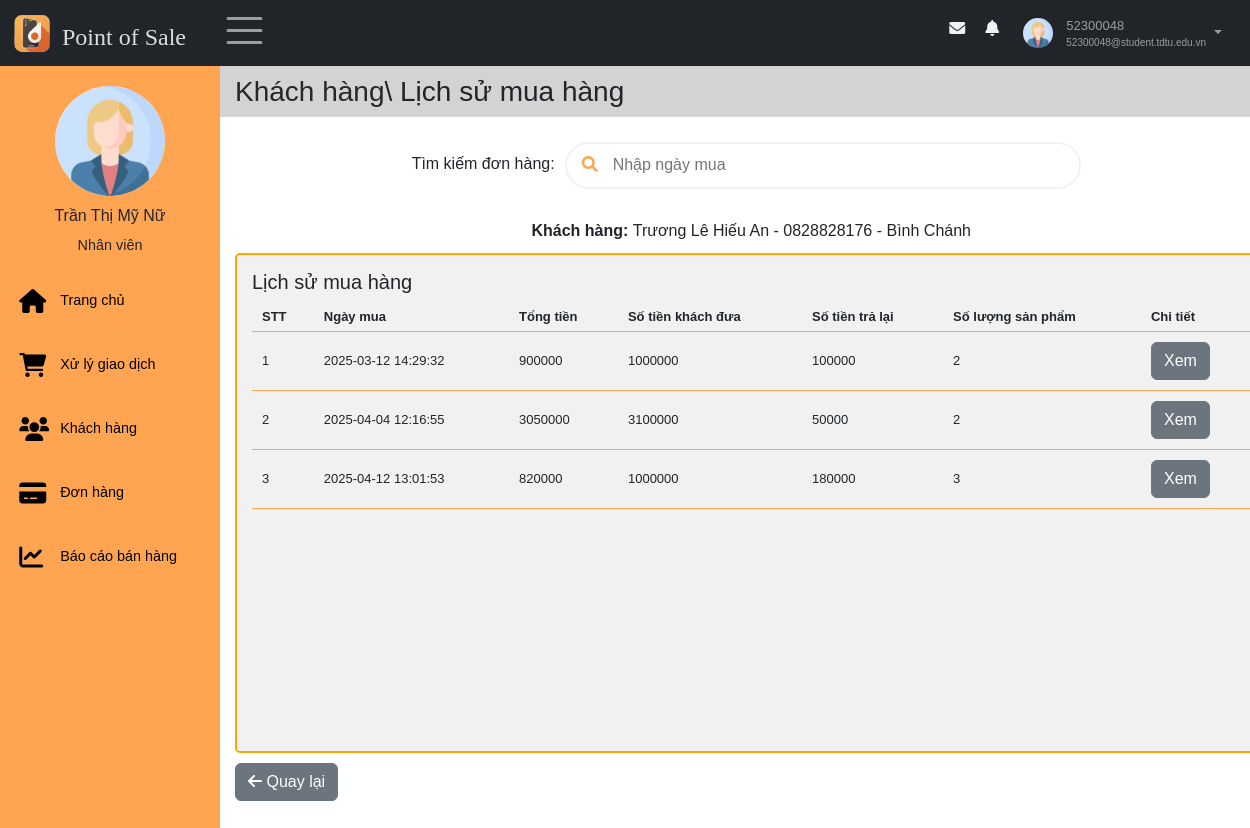
Screenshot of /source/TrangNhanVien/index.php?sidebar=khachhang&idlskh=1 (signed in) with the database file from the repository.
### tables this page shows
CREATE TABLE `nhanvien` (
  `id` int(11) NOT NULL,
  `hoten` varchar(50) NOT NULL,
  `email` varchar(100) NOT NULL,
  `gioitinh` enum('Nữ','Nam') DEFAULT NULL,
  `sdt` varchar(11) DEFAULT NULL,
  `ngaysinh` date DEFAULT NULL,
  `diachi` varchar(100) DEFAULT NULL,
  `img` varchar(50) DEFAULT NULL
);

CREATE TABLE `khachhang` (
  `id` int(11) NOT NULL,
  `hoten` varchar(50) NOT NULL,
  `diachi` text NOT NULL,
  `sdt` varchar(11) NOT NULL,
  `ngaytao` timestamp NOT NULL DEFAULT current_timestamp()
);

CREATE TABLE `donhang` (
  `id` int(11) NOT NULL,
  `id_khachhang` int(11) NOT NULL,
  `id_nhanvien` int(11) NOT NULL,
  `tongtien` decimal(10,0) NOT NULL,
  `tienkhachdua` decimal(10,0) NOT NULL,
  `tientra` decimal(10,0) NOT NULL,
  `ngaymua` timestamp NOT NULL DEFAULT current_timestamp(),
  `soluongsp` int(11) NOT NULL
);

### source/TrangNhanVien/modules/quanlyhoso/getProfileNV.php (called while the page is built, shortened)
<?php
    $conn = connectDB();
    if(empty($_SESSION["id"])) {
        header("Location: ../index.php");
        exit();
    }else{
        $sql = "SELECT * FROM nhanvien WHERE id =" . $_SESSION["id"];
    }
    $result = $conn->query($sql);
    if ($result->num_rows > 0) {
        $row = $result->fetch_assoc();
        $profile_name =  $row["hoten"]??"";
        $profile_img = $row["img"]??"";
    }
?>

### source/TrangNhanVien/modules/khachhang/xemlichsu.php (the view, shortened to what this page needs)
<?php
    $id = $_GET['idlskh'];
    $conn = connectDB();
    $sql = "SELECT * FROM donhang WHERE id_khachhang =" .$id;
    $result = $conn->query($sql);
    $stt = 1;
    if ($result->num_rows > 0) {
        while($row = $result->fetch_assoc()) {
            echo "<tr>";
            echo "<td>" . $stt++ . "</td>";
            echo "<td>" . $row["ngaymua"]. "</td>";
            echo "<td>" . $row["tongtien"]. "</td>";
            echo "<td>" . $row["tienkhachdua"]. "</td>";
            echo "<td>" . $row["tientra"]. "</td>";
            echo "<td>" . $row["soluongsp"]. "</td>";
            echo "<td>
            <a class='btn-custom btn btn-secondary' href='index.php?sidebar=khachhang&idlskh=".$id."&idctdh=" . $row['id'] . "'>
                Xem
            </a>
            </td>";
            echo "</tr>";
        }
    }
?>

### source/TrangNhanVien/pages/nav.php (shortened to what this page needs)
<nav class="navbar navbar-expand-sm bg-dark navbar-dark fixed-top" id="nav">
    <div class="container-fluid">
        <div class="leftnav justify-content-start">
            <a class="logo navbar-brand" href="index.php" data-bs-toggle="tooltip"  title="Về trang chủ">
                <img src="../images/logo.ico" alt="Logo" style="width:40px;" >
                <h4>Point of Sale</h4>
            </a>
            <div class="openclose"><span class="navbar-toggler-icon" style="font-size:30px;cursor:pointer" onclick="open_closeNav() " class = "las la-bars"></span>  </div>
        </div>
        <div class="rightnav justify-content-end">
            <ul  class=" navbar-nav" >
                <li class="nav-item">
                    <a  href="#">
                    <span class = "fa fa-fw fa-envelope"></span>
                    </a></li>
                <li class="nav-item">
                    <a  href="#">
                    <span class = "fa fa-bell"></span>
                    </a></li>
                <li class="nav-item dropdown">
                        <a id="nav-user" class="nav-link dropdown-toggle" href="#" role="button" data-bs-toggle="dropdown">
                            <?php
                            if (empty($profile_img) || $profile_img == "") {
                                $avtPath = "../images/user.jpg";
                            } else {
                                $avtPath = "modules/quanlyhoso/imagesNV/" . $profile_img;
                            }
                            ?>
                            <img id="nav-avatar" src = "<?=$avtPath?>" height = "30px"  width = "30px" alt = "Avatar">
                            <div class="infor">
                                <p id ="user"><?= $_SESSION["username"]?></p>
                                <p id="email"><?= $_SESSION["email"]?></p>
                            </div>
                        </a>
                </li>
            </ul>
        </div>
    </div>
</nav>

### source/TrangNhanVien/pages/main/sidebar.php (shortened to what this page needs)
<div class="sidebar"  id="mySidebar" >
    <div class="sidebar-user">
        <img src="<?=$avtPath?>" height = "70px"  width = "70px" alt = "">
            <div>
                <h3><?=$profile_name?></h3>
                <span><?=$_SESSION['role']?></span>
        </div>
    </div>
    <div class="sidebar-menu">
        <ul >
            <li class="item">
                <a class="link" href="index.php">
                    <span class = "fa fa-home"></span>
                    <p class="item-sidebar">Trang chủ</p>
                </a>
            </li>
            <li class="item">
                <a class="link" href="index.php?sidebar=giaodich">
                    <span class = "fa fa-shopping-cart"></span>
                    <p class="item-sidebar">Xử lý giao dịch </p>
                </a>
            </li>
            <li class="item">
                <a class="link" href="index.php?sidebar=khachhang" >
                    <span class = "fa fa-users"></span>
                    <p class="item-sidebar">Khách hàng</p>
                </a>
            </li>
            <li class="item">
                <a class="link" href="index.php?sidebar=donhang">
                    <span class = "fa fa-credit-card"></span>
                    <p class="item-sidebar">Đơn hàng  </p>
                </a>
            </li>
            <li class="item">
                <a class="link" href="index.php?sidebar=baocao">
                    <span class = "fa fa-line-chart"></span>
                    <p class="item-sidebar">Báo cáo bán hàng  </p>
                </a>
            </li>
        </ul>
    </div>
</div>

### source/TrangNhanVien/modules/khachhang/hienthikh.php (shortened to what this page needs)
<?php
    $id = $_GET['idlskh'];
    $conn = connectDB();
    $sql = "SELECT * FROM khachhang WHERE id =" .$id;
    $result = $conn->query($sql);
    if ($result->num_rows > 0) {
        $row = $result->fetch_assoc();
        echo "<b>Khách hàng: </b>" . $row["hoten"]. " - ".$row["sdt"]. " - ".$row["diachi"];
    }
?>

### source/TrangNhanVien/style.css (style rules this page uses)
* { font-family: 'Poppins', sans-serif; box-sizing: border-box; text-decoration: none; list-style-type: none; padding: 0; margin: 0; }
.sidebar-user { margin-top: 1rem; text-align: center; }
.sidebar-user img { width: 110px; height: 110px; border-radius: 50%; margin-bottom: 10px; }
.sidebar-user h3 { font-size: 1rem; }
.sidebar-user span { font-size: .9rem; margin-top: .9rem; margin-bottom: .9rem; }
#nav { position: fixed; }
.nav-item { margin: 5px 8px; }
.logo { display: flex; margin: 0; padding: 0; }
.logo h4 { color: #ffffffd6; margin: 10px 10px 0 10px; font-family:Cambria, Cochin, Georgia, Times, 'Times New Roman', serif; }
.leftnav { display: flex; }
.sidebar { display: flex; flex-direction: column; width: 220px; height: 100%; padding: 15px 0 0 0; background: #ffa551; position: fixed; z-index: 1; overflow-x: hidden; transition: 0.5s; }
.openclose { margin: 0 10px; }
.sidebar ul { margin-bottom: 2rem; padding: 0; }
.sidebar li { margin-left: .2rem; }
.sidebar-menu { flex-grow: 1; }
.link { font-size: .9rem; display: flex; align-items: center; margin-top: 1.5rem; transition: 0.3s; color: black; padding: 8px 16px; text-decoration: none; }
.item-sidebar { margin: 0; margin-right: 5px; }
.item .link span { width: 25px; }
.sidebar li a span, .sidebar a span { font-size: 1.5rem; display: inline-block; margin-right: 1rem; }
#nav-user { display: flex; padding: 0; }
.infor { margin-left: 10px; display: flex; flex-direction: column; justify-content: center; flex-grow: 1; font-size: x-small; }
.infor p { margin: 0; }
#user { font-size: small; }
#nav-avatar { width: 30px; height: 30px; border-radius: 50%; margin: 3px; }
#nav-user::after { margin: 15px 8px; }
.rightnav>ul>li>a>span { color: #f1f1f1; padding: 5px; }
.cart-table th, .cart-table tbody td { padding: 5px 10px; font-size: small; border-bottom: 1px solid #ffa551; }
.btn-custom { margin: 5px 0; }

### rows the page displays
nhanvien: img (placeholder picture), hoten "Trần Thị Mỹ Nữ"
khachhang: hoten "Trương Lê Hiếu An", sdt "0828828176", diachi "Bình Chánh"
donhang: ngaymua "2025-03-12 14:29:32", tongtien "900000", tienkhachdua "1000000", tientra "100000", soluongsp "2"
donhang: ngaymua "2025-04-04 12:16:55", tongtien "3050000", tienkhachdua "3100000", tientra "50000", soluongsp "2"
donhang: ngaymua "2025-04-12 13:01:53", tongtien "820000", tienkhachdua "1000000", tientra "180000", soluongsp "3"

### other values shown
$_SESSION["username"] "52300048"
$_SESSION["email"] "52300048@student.tdtu.edu.vn"
$_SESSION['role'] "Nhân viên"
